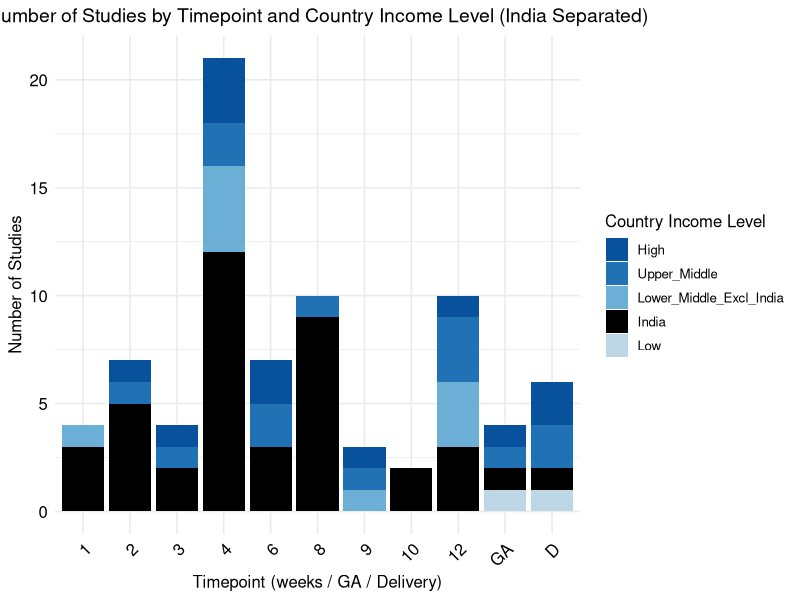

The R script that drew this image:
# Chapter 3: Assessing Response to Oral Iron in Pregnancy - Systematic Review
# Script: table_3_4_studies_by_timepoint_income.R
# Thesis: Haynes S (2026) DPhil, University of Oxford
#
library(tidyverse)

# 1) Enter your data ----
df <- tribble(
  ~Timepoint, ~Number_Studies, ~High, ~Upper_Middle, ~Lower_Middle_Excl_India, ~India, ~Low,
  "1",        4,               0,     0,             1,                         3,      0,
  "2",        7,               1,     1,             0,                         5,      0,
  "3",        4,               1,     1,             0,                         2,      0,
  "4",        21,              3,     2,             4,                         12,     0,
  "6",        7,               2,     2,             0,                         3,      0,
  "8",        10,              0,     1,             0,                         9,      0,
  "9",        3,               1,     1,             1,                         0,      0,
  "10",       2,               0,     0,             0,                         2,      0,
  "12",       10,              1,     3,             3,                         3,      0,
  "GA",       4,               1,     1,             0,                         1,      1,
  "D",        5,               2,     2,             0,                         1,      1
)

# 2) Pivot to long format ----
df_long <- df |>
  pivot_longer(
    cols = c(High, Upper_Middle, Lower_Middle_Excl_India, India, Low),
    names_to = "Income",
    values_to = "n"
  )

# 3) Factor order for timepoints + income ----
df_long <- df_long |>
  mutate(
    Timepoint = factor(Timepoint,
                       levels = c("1","2","3","4","6","8","9","10","12","GA","D")),
    Income = factor(
      Income,
      levels = c("High", "Upper_Middle", "Lower_Middle_Excl_India", "India", "Low")
    )
  )

# 4) Plot ----
ggplot(df_long, aes(x = Timepoint, y = n, fill = Income)) +
  geom_col(position = "stack") +
  labs(
    title = "Number of Studies by Timepoint and Country Income Level (India Separated)",
    x = "Timepoint (weeks / GA / Delivery)",
    y = "Number of Studies",
    fill = "Country Income Level"
  ) +
  theme_minimal(base_size = 12) +
  theme(
    axis.text.x = element_text(
      angle = 45,
      hjust = 1,
      size = 12,
      colour = "black"
    ),
    axis.text.y = element_text(
      size = 12,
      colour = "black"
    ),
    plot.title = element_text(
      hjust = 0.5,
      size = 14,
      colour = "black"
    )
  ) +
  scale_fill_manual(
    values = c(
      "High"                      = "#08519C",  # darkest blue
      "Upper_Middle"              = "#2171B5",
      "Lower_Middle_Excl_India"   = "#6BAED6",
      "Low"                       = "#BDD7E7",  # lightest blue
      "India"                     = "black"     # highlight India
    )
  )
